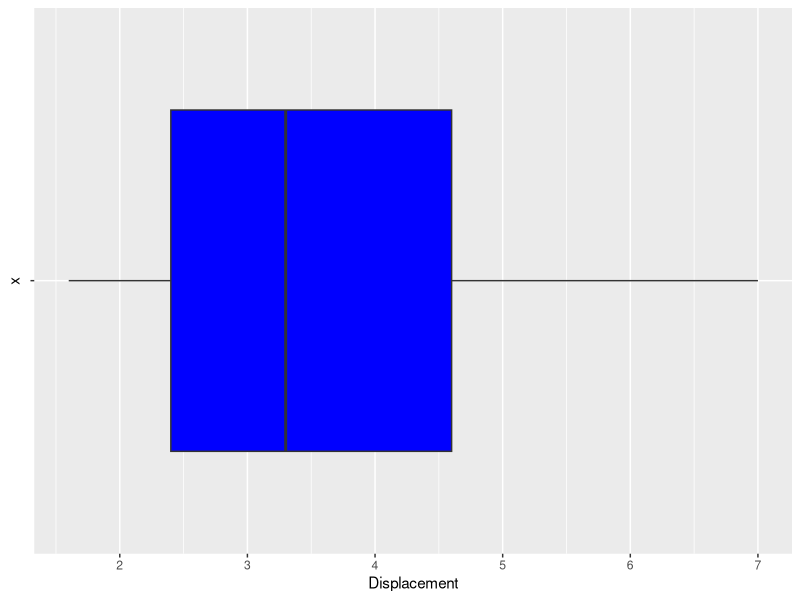

Write R code to recreate this figure.
# C Perez  Cristina Perez

# The data source is the mpg data table
library(tidyverse)
head(mpg)
summary(mpg$displ)

ggplot(mpg, aes(x = "", y = displ)) +
  geom_boxplot(fill = 'blue') +
  coord_flip() +
  ylab("Displacement")
